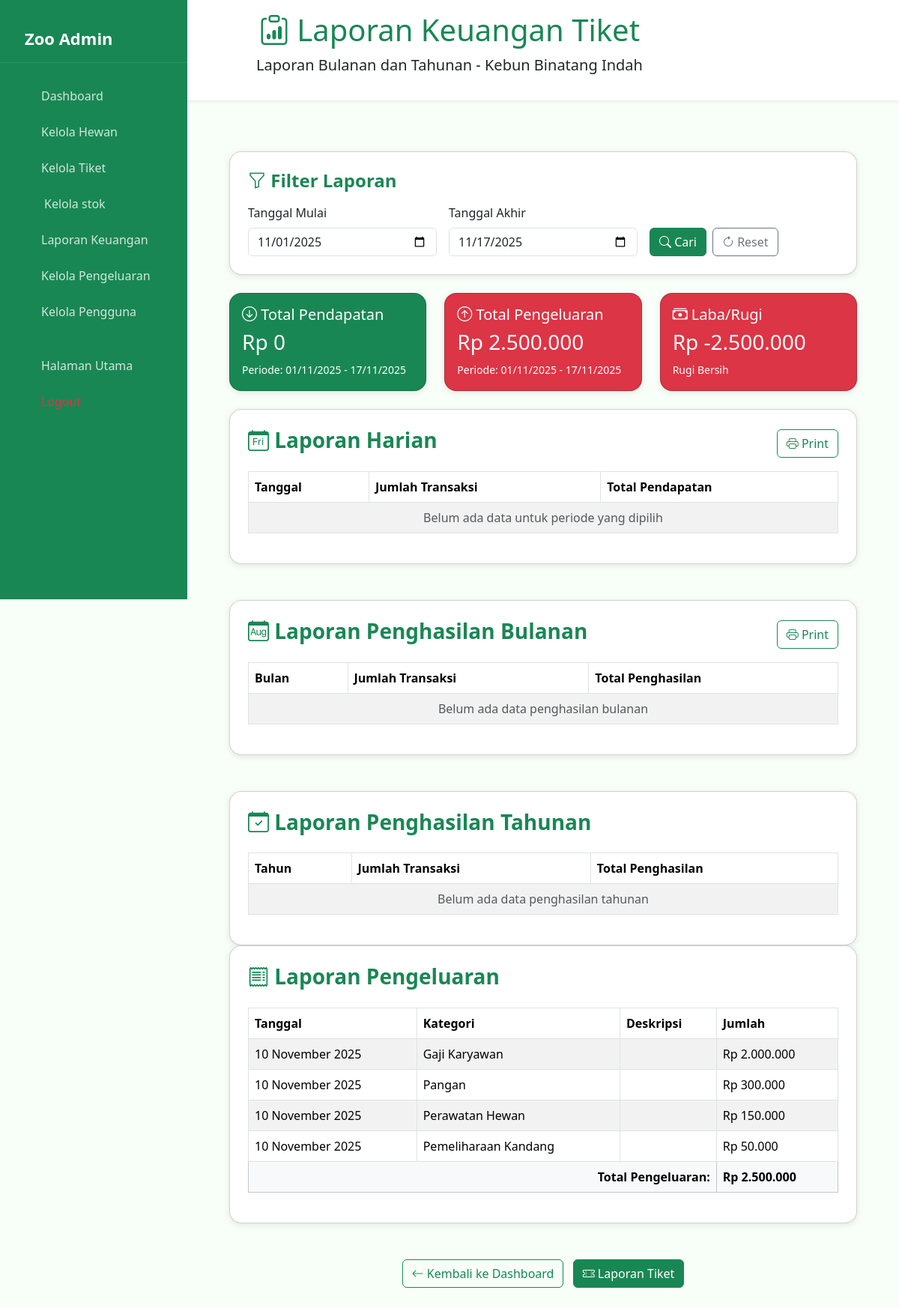
The app's page /admin/laporan_pendapatan.php (signed in) with its own data.
### tables this page shows
CREATE TABLE `pengeluaran` (
  `id` int NOT NULL,
  `tanggal` date NOT NULL,
  `kategori` varchar(100) NOT NULL,
  `deskripsi` text,
  `jumlah` int NOT NULL,
  `created_at` timestamp NULL DEFAULT CURRENT_TIMESTAMP
);

### admin/laporan_pendapatan.php (the view, shortened to what this page needs)
<?php
include "../database/conn.php";
$start_date = isset($_GET['start_date']) ? $_GET['start_date'] : date('Y-m-01');
$end_date = isset($_GET['end_date']) ? $_GET['end_date'] : date('Y-m-d');
$queryHarian = "
    SELECT
        DATE(tanggal_booking) AS tanggal,
        COUNT(*) AS jumlah_transaksi,
        SUM(total_harga) AS total_harian
    FROM booking
    WHERE DATE(tanggal_booking) BETWEEN '$start_date' AND '$end_date'
      AND status = 'dibayar'
    GROUP BY DATE(tanggal_booking)
    ORDER BY tanggal DESC
";
$resultHarian = mysqli_query($conn, $queryHarian);
$queryBulanan = "
    SELECT
        DATE_FORMAT(tanggal_booking, '%Y-%m') AS bulan,
        COUNT(*) AS jumlah_transaksi,
        SUM(total_harga) AS total_bulanan
    FROM booking
    WHERE status = 'dibayar'
    GROUP BY DATE_FORMAT(tanggal_booking, '%Y-%m')
    ORDER BY bulan DESC
";
$resultBulanan = mysqli_query($conn, $queryBulanan);
$queryTahunan = "
    SELECT
        YEAR(tanggal_booking) AS tahun,
        COUNT(*) AS jumlah_transaksi,
        SUM(total_harga) AS total_tahunan
    FROM booking
    WHERE status = 'dibayar'
    GROUP BY YEAR(tanggal_booking)
    ORDER BY tahun DESC
";
$resultTahunan = mysqli_query($conn, $queryTahunan);
$queryPengeluaran = "
    SELECT
        tanggal,
        kategori,
        deskripsi,
        jumlah
    FROM pengeluaran
    WHERE tanggal BETWEEN '$start_date' AND '$end_date'
    ORDER BY tanggal DESC
";
$resultPengeluaran = mysqli_query($conn, $queryPengeluaran);
$queryTotalPendapatan = "
    SELECT SUM(total_harga) AS total_pendapatan
    FROM booking
    WHERE DATE(tanggal_booking) BETWEEN '$start_date' AND '$end_date'
      AND status = 'dibayar'
";
$totalPendapatanResult = mysqli_query($conn, $queryTotalPendapatan);
$totalPendapatan = mysqli_fetch_assoc($totalPendapatanResult)['total_pendapatan'] ?? 0;
$queryTotalPengeluaran = "
    SELECT SUM(jumlah) AS total_pengeluaran
    FROM pengeluaran
    WHERE tanggal BETWEEN '$start_date' AND '$end_date'
";
$totalPengeluaranResult = mysqli_query($conn, $queryTotalPengeluaran);
$totalPengeluaran = mysqli_fetch_assoc($totalPengeluaranResult)['total_pengeluaran'] ?? 0;
$laba_rugi = $totalPendapatan - $totalPengeluaran;
?>
<!DOCTYPE html>
<html lang="id">
<head>
  <link href="https://cdn.jsdelivr.net/npm/bootstrap@5.3.2/dist/css/bootstrap.min.css" rel="stylesheet">
  <link rel="stylesheet" href="https://cdn.jsdelivr.net/npm/bootstrap-icons@1.11.3/font/bootstrap-icons.css">
</head>
<body>
  <div class="text-center py-3 bg-white shadow-sm mb-4 no-print">
    <h1 class="text-success"><i class="bi bi-clipboard-data"></i> Laporan Keuangan Tiket</h1>
    <p class="lead">Laporan Bulanan dan Tahunan - Kebun Binatang Indah</p>
  </div>
  <div class="d-flex">
    <main class="flex-grow-1 p-4">
      <?php include 'sidebar.php'; ?>
      <div class="main-content">
        <div class="container mb-5">
          <div class="card p-4 mb-4 no-print">
            <h4 class="section-title mb-3"><i class="bi bi-funnel"></i> Filter Laporan</h4>
            <form method="GET" class="row g-3">
              <div class="col-md-4">
                <label for="start_date" class="form-label">Tanggal Mulai</label>
                <input type="date" class="form-control" id="start_date" name="start_date" value="<?php echo htmlspecialchars($start_date); ?>">
              </div>
              <div class="col-md-4">
                <label for="end_date" class="form-label">Tanggal Akhir</label>
                <input type="date" class="form-control" id="end_date" name="end_date" value="<?php echo htmlspecialchars($end_date); ?>">
              </div>
              <div class="col-md-4 d-flex align-items-end">
                <button type="submit" class="btn btn-success me-2"><i class="bi bi-search"></i> Cari</button>
                <a href="laporan_pendapatan.php" class="btn btn-outline-secondary"><i class="bi bi-arrow-clockwise"></i> Reset</a>
              </div>
            </form>
          </div>
          <div class="row mb-4">
            <div class="col-md-4">
              <div class="card bg-success text-white">
                <div class="card-body">
                  <h5 class="card-title"><i class="bi bi-arrow-down-circle"></i> Total Pendapatan</h5>
                  <h3>Rp <?php echo number_format($totalPendapatan, 0, ',', '.'); ?></h3>
                  <small>Periode: <?php echo date('d/m/Y', strtotime($start_date)) . ' - ' . date('d/m/Y', strtotime($end_date)); ?></small>
                </div>
              </div>
            </div>
            <div class="col-md-4">
              <div class="card bg-danger text-white">
                <div class="card-body">
                  <h5 class="card-title"><i class="bi bi-arrow-up-circle"></i> Total Pengeluaran</h5>
                  <h3>Rp <?php echo number_format($totalPengeluaran, 0, ',', '.'); ?></h3>
                  <small>Periode: <?php echo date('d/m/Y', strtotime($start_date)) . ' - ' . date('d/m/Y', strtotime($end_date)); ?></small>
                </div>
              </div>
            </div>
            <div class="col-md-4">
              <div class="card <?php echo $laba_rugi >= 0 ? 'bg-primary' : 'bg-danger'; ?> text-white">
                <div class="card-body">
                  <h5 class="card-title"><i class="bi bi-cash-stack"></i> Laba/Rugi</h5>
                  <h3>Rp <?php echo number_format($laba_rugi, 0, ',', '.'); ?></h3>
                  <small><?php echo $laba_rugi >= 0 ? 'Laba' : 'Rugi'; ?> Bersih</small>
                </div>
              </div>
            </div>
          </div>
          <div class="card p-4 mb-5">
            <div class="d-flex justify-content-between align-items-center mb-3">
              <h3 class="section-title"><i class="bi bi-calendar-day"></i> Laporan Harian</h3>
              <button class="btn btn-outline-success no-print" onclick="window.print()"><i class="bi bi-printer"></i> Print</button>
            </div>
            <div class="table-responsive">
              <table class="table table-bordered table-striped align-middle">
                <thead>
                  <tr>
                    <th>Tanggal</th>
                    <th>Jumlah Transaksi</th>
                    <th>Total Pendapatan</th>
                  </tr>
                </thead>
                <tbody>
                  <?php
                  if (mysqli_num_rows($resultHarian) > 0) {
                    while ($row = mysqli_fetch_assoc($resultHarian)) {
                      $tanggal = date('d F Y', strtotime($row['tanggal']));
                      $jumlah_transaksi = $row['jumlah_transaksi'];
                      $total = number_format($row['total_harian'], 0, ',', '.');
                      echo "<tr>
                          <td>{$tanggal}</td>
                          <td class='text-center'>{$jumlah_transaksi}</td>
                          <td>Rp {$total}</td>
                        </tr>";
                    }
                  } else {
                    echo "<tr><td colspan='3' class='text-center text-muted'>Belum ada data untuk periode yang dipilih</td></tr>";
                  }
                  ?>
                </tbody>
              </table>
            </div>
          </div>
          <div class="card p-4 mb-5">
            <div class="d-flex justify-content-between align-items-center mb-3">
              <h3 class="section-title"><i class="bi bi-calendar-month"></i> Laporan Penghasilan Bulanan</h3>
              <button class="btn btn-outline-success no-print" onclick="window.print()"><i class="bi bi-printer"></i> Print</button>
            </div>
            <div class="table-responsive">
              <table class="table table-bordered table-striped align-middle">
                <thead>
                  <tr>
                    <th>Bulan</th>
                    <th>Jumlah Transaksi</th>
                    <th>Total Penghasilan</th>
                  </tr>
                </thead>
                <tbody>
                  <?php
                  if (mysqli_num_rows($resultBulanan) > 0) {
                    while ($row = mysqli_fetch_assoc($resultBulanan)) {
                      $bulan = date('F Y', strtotime($row['bulan'] . "-01"));
                      $jumlah_transaksi = $row['jumlah_transaksi'];
                      $total = number_format($row['total_bulanan'], 0, ',', '.');
                      echo "<tr>
                          <td>{$bulan}</td>
                          <td class='text-center'>{$jumlah_transaksi}</td>
                          <td>Rp {$total}</td>
                        </tr>";
                    }
                  } else {
                    echo "<tr><td colspan='3' class='text-center text-muted'>Belum ada data penghasilan bulanan</td></tr>";
                  }
                  ?>
                </tbody>
              </table>
            </div>
          </div>
          <div class="card p-4">
            <div class="d-flex justify-content-between align-items-center mb-3">
              <h3 class="section-title"><i class="bi bi-calendar-check"></i> Laporan Penghasilan Tahunan</h3>
            </div>
            <div class="table-responsive">
              <table class="table table-bordered table-striped align-middle">
                <thead>
                  <tr>
                    <th>Tahun</th>
                    <th>Jumlah Transaksi</th>
                    <th>Total Penghasilan</th>
                  </tr>
                </thead>
                <tbody>
                  <?php
                  if (mysqli_num_rows($resultTahunan) > 0) {
                    while ($row = mysqli_fetch_assoc($resultTahunan)) {
                      $tahun = $row['tahun'];
                      $jumlah_transaksi = $row['jumlah_transaksi'];
                      $total = number_format($row['total_tahunan'], 0, ',', '.');
                      echo "<tr>
                          <td>{$tahun}</td>
                          <td class='text-center'>{$jumlah_transaksi}</td>
                          <td>Rp {$total}</td>
                        </tr>";
                    }
                  } else {
                    echo "<tr><td colspan='3' class='text-center text-muted'>Belum ada data penghasilan tahunan</td></tr>";
                  }
                  ?>
                </tbody>
              </table>
            </div>
          </div>
          <div class="card p-4 mb-5">
            <div class="d-flex justify-content-between align-items-center mb-3">
              <h3 class="section-title"><i class="bi bi-receipt"></i> Laporan Pengeluaran</h3>
            </div>
            <div class="table-responsive">
              <table class="table table-bordered table-striped align-middle">
                <thead>
                  <tr>
                    <th>Tanggal</th>
                    <th>Kategori</th>
                    <th>Deskripsi</th>
                    <th>Jumlah</th>
                  </tr>
                </thead>
                <tbody>
                  <?php
                  if (mysqli_num_rows($resultPengeluaran) > 0) {
                    while ($row = mysqli_fetch_assoc($resultPengeluaran)) {
                      $tanggal = date('d F Y', strtotime($row['tanggal']));
                      $kategori = htmlspecialchars($row['kategori']);
                      $deskripsi = htmlspecialchars($row['deskripsi']);
                      $jumlah = number_format($row['jumlah'], 0, ',', '.');
                      echo "<tr>
                          <td>{$tanggal}</td>
                          <td>{$kategori}</td>
                          <td>{$deskripsi}</td>
                          <td>Rp {$jumlah}</td>
                        </tr>";
                    }
                  } else {
                    echo "<tr><td colspan='4' class='text-center text-muted'>Belum ada data pengeluaran untuk periode yang dipilih</td></tr>";
                  }
                  ?>
                </tbody>
                <tfoot class="table-light">
                  <tr>
                    <th colspan="3" class="text-end">Total Pengeluaran:</th>
                    <th>Rp <?php echo number_format($totalPengeluaran, 0, ',', '.'); ?></th>
                  </tr>
                </tfoot>
              </table>
            </div>
          </div>
          <div class="mt-4 text-center no-print">
            <a href="dashboard.php" class="btn btn-outline-success"><i class="bi bi-arrow-left"></i> Kembali ke Dashboard</a>
            <a href="laporan_tiket.php" class="btn btn-success ms-2"><i class="bi bi-ticket-perforated"></i> Laporan Tiket</a>
          </div>
        </div>
      </div>
</body>
</html>

### admin/laporan_pendapatan.php (style rules this page uses)
body { background-color: #f8fff8; }
.card { border-radius: 1rem; box-shadow: 0 2px 8px rgba(0, 0, 0, 0.1); }
table th { background-color: #198754; color: #fff; }
.section-title { color: #198754; font-weight: 700; }
.main-content { margin-left: var(--sidebar-width, 250px); padding: 20px 20px 40px 20px; transition: all 0.3s; min-height: 100vh; display: flex; flex-direction: column; }

### records on screen
pengeluaran: tanggal "10 November 2025", kategori "Gaji Karyawan", jumlah "2.000.000"
pengeluaran: tanggal "10 November 2025", kategori "Pangan", jumlah "300.000"
pengeluaran: tanggal "10 November 2025", kategori "Perawatan Hewan", jumlah "150.000"
pengeluaran: tanggal "10 November 2025", kategori "Pemeliharaan Kandang", jumlah "50.000"

### other values on screen
$totalPendapatan "0"
date('d/m/Y', strtotime($start_date)) "01/11/2025"
date('d/m/Y', strtotime($end_date)) "17/11/2025"
$totalPengeluaran "2.500.000"
$laba_rugi "-2.500.000"
